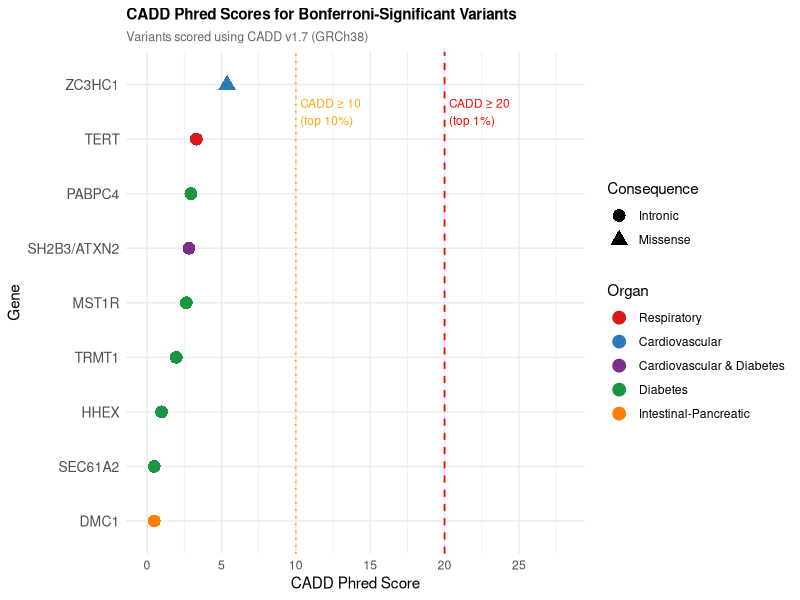
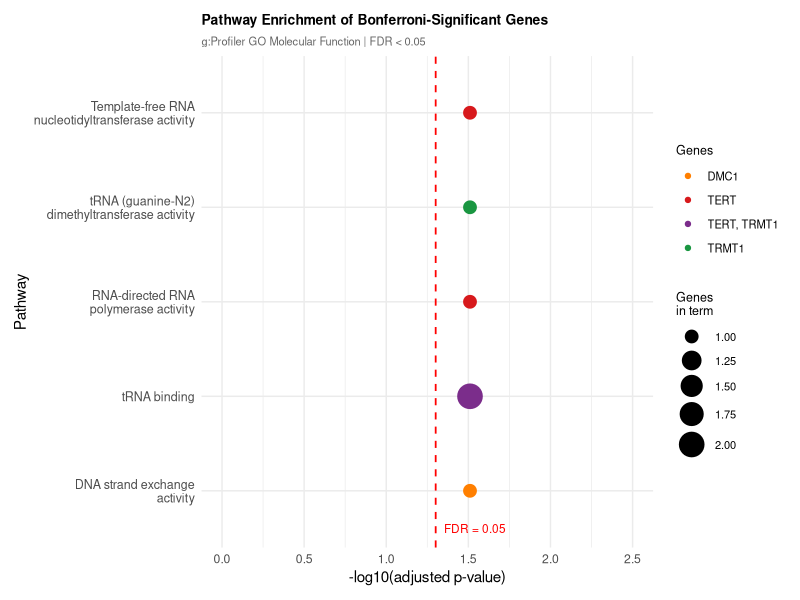

Reproduce these figures in R, in order.
#!/usr/bin/env Rscript
# ============================================================================
# Script: 13_annotation_figures.R
# Author: Teresa Ironman
# Date: 2026
# Description: Produces annotation figures for Bonferroni-significant variants:
#   1. CADD Phred score dot plot for all 10 lead variants
#   2. g:Profiler pathway enrichment dot plot
#   CADD scores obtained from https://cadd.gs.washington.edu (v1.7, GRCh38)
#   Pathway analysis performed using g:Profiler (GO:MF, FDR < 0.05)
# ============================================================================

library(ggplot2)
OUT_DIR <- "/home/tlti1/DISS/figures"

# ---- CADD scores dot plot --------------------------------------------------
cadd_data <- data.frame(
  gene = c("TERT","ZC3HC1","SH2B3/ATXN2","PABPC4",
           "MST1R","SEC61A2","TRMT1","HHEX","DMC1"),
  organ = c("Respiratory","Cardiovascular","Cardiovascular & Diabetes",
            "Diabetes","Diabetes","Diabetes","Diabetes",
            "Diabetes","Intestinal-Pancreatic"),
  cadd = c(3.307, 5.377, 2.815, 2.945, 2.634, 0.477, 1.959, 0.976, 0.475),
  consequence = c("Intronic","Missense","Intronic","Intronic",
                  "Intronic","Intronic","Intronic","Intronic","Intronic")
)
cadd_data$gene <- factor(cadd_data$gene,
                          levels=cadd_data$gene[order(cadd_data$cadd)])
cadd_data$organ <- factor(cadd_data$organ,
  levels=c("Respiratory","Cardiovascular","Cardiovascular & Diabetes",
           "Diabetes","Intestinal-Pancreatic"))

p_cadd <- ggplot(cadd_data, aes(x=cadd, y=gene,
                                 colour=organ, shape=consequence)) +
  geom_point(size=4) +
  geom_vline(xintercept=20, linetype="dashed",
             colour="red", linewidth=0.6) +
  geom_vline(xintercept=10, linetype="dotted",
             colour="orange", linewidth=0.6) +
  scale_colour_manual(values=c(
    "Respiratory"="#d7191c",
    "Cardiovascular"="#2c7bb6",
    "Cardiovascular & Diabetes"="#7b2d8b",
    "Diabetes"="#1a9641",
    "Intestinal-Pancreatic"="#ff7f00"
  )) +
  scale_shape_manual(values=c("Intronic"=16, "Missense"=17)) +
  scale_x_continuous(limits=c(0, 28), breaks=seq(0, 25, 5)) +
  annotate("text", x=20.3, y=8.5,
           label="CADD ≥ 20
(top 1%)",
           hjust=0, size=3, colour="red") +
  annotate("text", x=10.3, y=8.5,
           label="CADD ≥ 10
(top 10%)",
           hjust=0, size=3, colour="orange") +
  labs(
    title="CADD Phred Scores for Bonferroni-Significant Variants",
    subtitle="Variants scored using CADD v1.7 (GRCh38)",
    x="CADD Phred Score", y="Gene",
    colour="Organ", shape="Consequence"
  ) +
  theme_minimal() +
  theme(
    plot.title=element_text(face="bold", size=11),
    plot.subtitle=element_text(size=9, colour="grey40"),
    legend.position="right",
    axis.text.y=element_text(size=10)
  )

png(file.path(OUT_DIR, "cadd_scores_dotplot.png"),
    width=850, height=500, res=120)
print(p_cadd)
dev.off()
cat("Saved: cadd_scores_dotplot.png
")

# ---- g:Profiler pathway enrichment plot ------------------------------------
# Results from g:Profiler (https://biit.cs.ut.ee/gprofiler/gost)
# Query: 10 Bonferroni-significant genes
# Sources: GO:MF, GO:BP, KEGG, Reactome
# Significance threshold: Benjamini-Hochberg FDR < 0.05
gprofiler_data <- data.frame(
  pathway = c("Template-free RNA
nucleotidyltransferase activity",
              "tRNA (guanine-N2)
dimethyltransferase activity",
              "RNA-directed RNA
polymerase activity",
              "tRNA binding",
              "DNA strand exchange
activity"),
  neg_log10_p = c(1.510, 1.510, 1.510, 1.510, 1.510),
  genes = c("TERT","TRMT1","TERT","TERT, TRMT1","DMC1"),
  n_genes = c(1, 1, 1, 2, 1)
)
gprofiler_data$pathway <- factor(gprofiler_data$pathway,
                                  levels=rev(gprofiler_data$pathway))

p_gp <- ggplot(gprofiler_data,
               aes(x=neg_log10_p, y=pathway, size=n_genes, colour=genes)) +
  geom_point() +
  geom_vline(xintercept=-log10(0.05), linetype="dashed",
             colour="red", linewidth=0.6) +
  scale_size_continuous(range=c(4, 8), name="Genes
in term") +
  scale_colour_manual(values=c(
    "TERT"="#d7191c",
    "TRMT1"="#1a9641",
    "TERT, TRMT1"="#7b2d8b",
    "DMC1"="#ff7f00"
  )) +
  scale_x_continuous(limits=c(0, 2.5)) +
  annotate("text", x=-log10(0.05)+0.05, y=0.6,
           label="FDR = 0.05", hjust=0, size=3, colour="red") +
  labs(
    title="Pathway Enrichment of Bonferroni-Significant Genes",
    subtitle="g:Profiler GO Molecular Function | FDR < 0.05",
    x="-log10(adjusted p-value)",
    y="Pathway", colour="Genes"
  ) +
  theme_minimal() +
  theme(
    plot.title=element_text(face="bold", size=10),
    plot.subtitle=element_text(size=8, colour="grey40"),
    legend.position="right",
    legend.title=element_text(size=9),
    legend.text=element_text(size=8),
    axis.text.y=element_text(size=9),
    plot.margin=margin(10, 10, 10, 10)
  )

png(file.path(OUT_DIR, "gprofiler_pathways.png"),
    width=1000, height=400, res=120)
print(p_gp)
dev.off()
cat("Saved: gprofiler_pathways.png
")
cat("All annotation figures complete!
")
